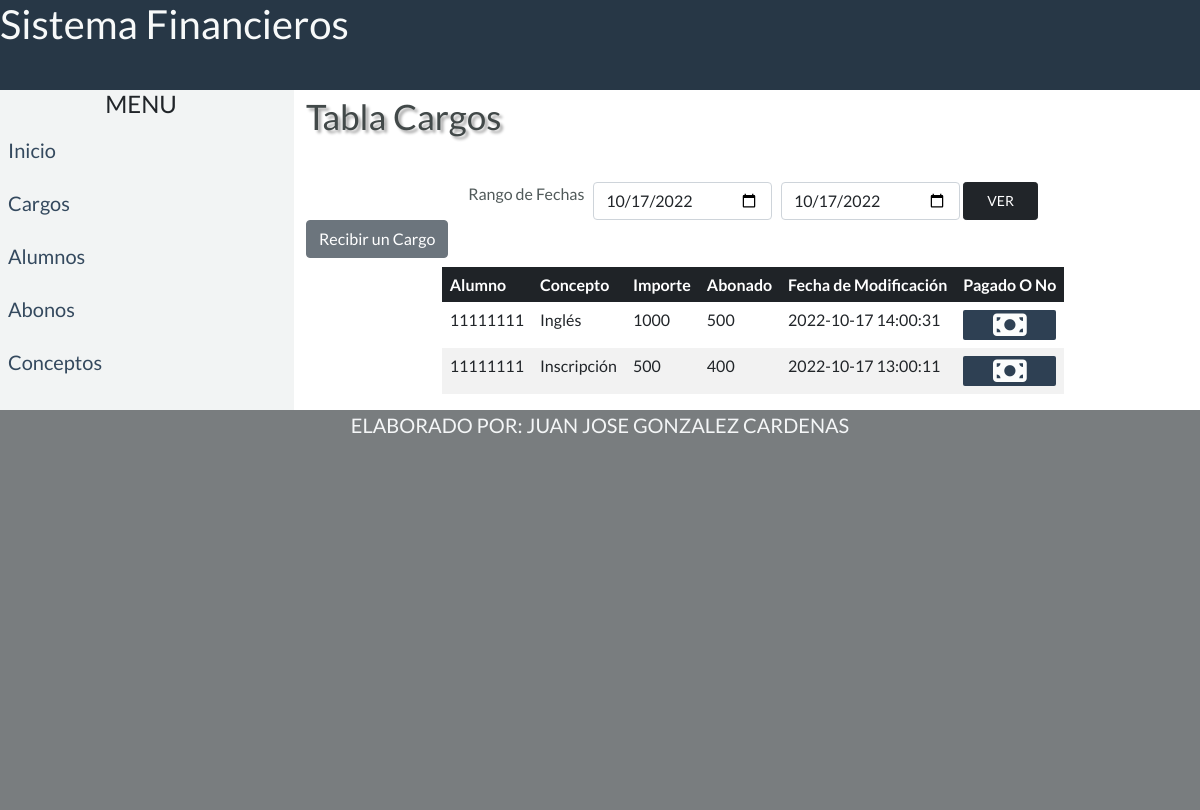
The page /Tabla_cargos.php on the database its author committed.
### tables this page shows
CREATE TABLE IF NOT EXISTS `pagos` (
  `id_pago` int(11) NOT NULL AUTO_INCREMENT,
  `id_alumno` int(11) NOT NULL,
  `id_concepto` int(11) NOT NULL,
  `cantidad_pagar` double NOT NULL,
  `cantidad_abonado` double NOT NULL DEFAULT '0',
  `fecha_modificacion` datetime NOT NULL,
  PRIMARY KEY (`id_pago`),
  KEY `id_alumno` (`id_alumno`),
  KEY `id_concepto` (`id_concepto`)
);

CREATE TABLE IF NOT EXISTS `alumnos` (
  `id_alumno` int(11) NOT NULL AUTO_INCREMENT,
  `matricula` varchar(10) NOT NULL,
  `nombre` varchar(20) NOT NULL,
  `apellidos` varchar(20) NOT NULL,
  `fecha_modificacion` datetime NOT NULL,
  PRIMARY KEY (`id_alumno`),
  UNIQUE KEY `matricula_3` (`matricula`),
  KEY `matricula` (`matricula`),
  KEY `matricula_2` (`matricula`)
);

CREATE TABLE IF NOT EXISTS `conceptos` (
  `id_concepto` int(11) NOT NULL AUTO_INCREMENT,
  `nombre` varchar(30) NOT NULL,
  `costo` double NOT NULL,
  `fecha_modificacion` datetime NOT NULL,
  PRIMARY KEY (`id_concepto`)
);

### Tabla_cargos.php (the view, shortened to what this page needs)
<?php
if (isset($_GET["fechaInicial"])) {
    $fechaInicial = $_GET["fechaInicial"];
    $fechaFinal = $_GET["fechaFinal"];
} else {
    $fechaInicial = Date('Y-m-d');
    $fechaFinal = Date('Y-m-d');
}
?>
<html>
<head>
    <link rel="stylesheet" type="text/css" href="CSS/bootstrap.min.css">
    <link rel="stylesheet" type="text/css" href="CSS/estilos.css">
    <link href="CSS/columnas.css" rel="stylesheet">
</head>
<body>
    <div class="header">
    </div>
    <div class="row">
        <div class="col-3 menu">
        </div>
        <div class="col-9 contenedor1">
            <h3 class="titulosecond">Tabla Cargos</h3>
            <form class="col-12 d-flex justify-content-center">
                <label class="labelbuscar">Rango de Fechas</label>
                <input type="date" name="fechaInicial" class="col-2 inputbus form-control" autofocus="autofocus" value="<?php echo $fechaInicial; ?>" />
                <input type="date" name="fechaFinal" class="col-2 inputbus form-control" value="<?php echo $fechaFinal; ?>" />
                <button type="submit" class="col-1 btnbuscon btn btn-dark btn-sm d-flex justify-content-center d-flex align-items-center" name="buscar">VER</button>
            </form>
            <button type="button" class="btn btn-secondary" onclick="location.href = 'formularioAgregarPago.php'">Recibir un Cargo</button>
            <table class="table table-striped table-hover d-flex justify-content-center col-12">
                <tr>
                    <th class="table-dark">Alumno</th>
                    <th class="table-dark">Concepto</th>
                    <th class="table-dark">Importe</th>
                    <th class="table-dark">Abonado</th>
                    <th class="table-dark">Fecha de Modificación</th>
                    <th class="table-dark">Pagado O No</th>
                </tr>
                <?php
                require_once 'conexion.php';
                $sql = "SELECT alumnos.matricula, conceptos.nombre, pagos.id_pago, pagos.cantidad_pagar, pagos.cantidad_abonado, pagos.fecha_modificacion  FROM pagos
                       JOIN alumnos ON pagos.id_alumno = alumnos.id_alumno
                       JOIN conceptos ON pagos.id_concepto = conceptos.id_concepto
                       WHERE pagos.fecha_modificacion>='$fechaInicial 00:00:00'
                       AND pagos.fecha_modificacion<='$fechaFinal 23:59:59' ORDER BY fecha_modificacion DESC";
                $resultado2 = $db->query($sql);
                while ($registro = $resultado2->fetch_array()) {
                    echo '<tr>';
                    echo '<td>' . $registro['matricula'] . '</td>';
                    echo '<td>' . $registro['nombre'] . '</td>';
                    echo '<td>' . $registro['cantidad_pagar'] . '</td>';
                    echo '<td>' . $registro['cantidad_abonado'] . '</td>';
                    echo '<td>' . $registro['fecha_modificacion'] . '</td>';
                    $pagado = $registro["cantidad_pagar"];
                    $abonado = $registro["cantidad_abonado"];
                    $Total = $pagado - $abonado;
                    if ($Total == 0) {
                        echo '<td>Pagado</td>';
                    } else {
                        echo '<td><a href="formularioAgregarAbono.php?id_pago=' . $registro["id_pago"] . '"><i class="icondi fas fa-money-bill" title="Abonar"></i></a></td>';
                    }
                    echo '</tr>';
                }
                ?>
            </table>
        </div>
    </div>
    <div class="row">
        <footer class="col-12 footerend">
        </footer>
    </div>
</body>
</html>

### CSS/estilos.css (style rules this page uses)
* { font-family: "Lato", sans-serif; padding: 0; margin: 0; }
.titulosecond { font-size: 35px; text-align: left; color: RGB(66, 73, 73); padding-top: 5px; margin-bottom: 5%; text-shadow: 3px 3px 3px #ababab; }
.labelbuscar { color: RGB(81, 90, 90); }
input[type="date"] { width: 20%; margin-left: 1%; }
.btnbuscon { margin-left: 0.4%; }
table { margin-top: 1%; }
th, td { border: none; }
.icondi { width: 100%; height: 100%; box-sizing: border-box; font-size: 30px; color: RGB(251, 252, 252); background-color: RGB(46, 64, 83); border-radius: 2px; text-align: center; }

### CSS/columnas.css (style rules this page uses)
.row::after { clear: both; display: table; }
[class*="col-"] { float: left; padding: 0px, 5px, 0px, 5px; }
.col-1 { width: 8.33%; }
.col-2 { width: 16.66%; }
.col-3 { width: 25%; }
.col-9 { width: 75%; }
.col-12 { width: 100%; }
.header { background-color: rgb(39, 55, 70); text-align: left; color: rgb(247, 249, 249); height: 90px; width: 100%; }
li h4 { text-align: center; }
.menu { background-color: RGB(242, 244, 244); height: auto; }
.menu ul { list-style-type: none; margin: 0; padding: 0; }
.menu li a { display: block; font-size: 20px; text-decoration: none; padding: 8px; margin-bottom: 7px; color: RGB(52, 73, 94); }
.footerend { background-color:RGB(121, 125, 127); height:50vh; width: 100%; text-align: center; font-size: 20px; color: RGB(244, 246, 247); }

### rows shown on the page
pagos: id_alumno.matricula "11111111", id_concepto.nombre "Inglés", cantidad_pagar "1000", cantidad_abonado "500", fecha_modificacion "2022-10-17 14:00:31"
pagos: id_alumno.matricula "11111111", id_concepto.nombre "Inscripción", cantidad_pagar "500", cantidad_abonado "400", fecha_modificacion "2022-10-17 13:00:11"
